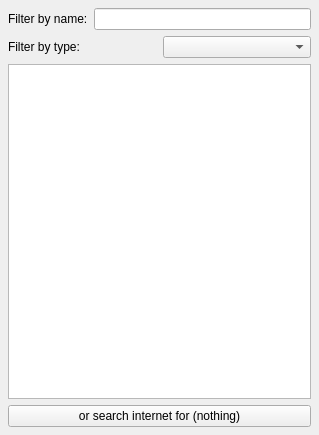
<?xml version="1.0" encoding="UTF-8"?>
<ui version="4.0">
 <class>FindDialog</class>
 <widget class="QWidget" name="FindDialog">
  <property name="geometry">
   <rect>
    <x>0</x>
    <y>0</y>
    <width>319</width>
    <height>435</height>
   </rect>
  </property>
  <layout class="QVBoxLayout">
   <property name="spacing">
    <number>6</number>
   </property>
   <property name="margin">
    <number>8</number>
   </property>
   <item>
    <layout class="QHBoxLayout">
     <property name="spacing">
      <number>6</number>
     </property>
     <property name="margin">
      <number>0</number>
     </property>
     <item>
      <widget class="QLabel" name="SearchLabel">
       <property name="text">
        <string>Filter by name:</string>
       </property>
      </widget>
     </item>
     <item>
      <widget class="QLineEdit" name="SearchBox">
       <property name="showClearButton" stdset="0">
        <bool>true</bool>
       </property>
      </widget>
     </item>
    </layout>
   </item>
   <item>
    <layout class="QHBoxLayout">
     <property name="spacing">
      <number>6</number>
     </property>
     <property name="margin">
      <number>0</number>
     </property>
     <item>
      <widget class="QLabel" name="FilterTypeLabel">
       <property name="text">
        <string>Filter by type:</string>
       </property>
      </widget>
     </item>
     <item>
      <widget class="QComboBox" name="FilterType"/>
     </item>
    </layout>
   </item>
   <item>
    <widget class="QListView" name="SearchList"/>
   </item>
   <item>
     <widget class="QPushButton" name="InternetSearchButton">
       <property name="text">
         <string>or search internet for (nothing)</string>
       </property>
     </widget>
   </item>
  </layout>
 </widget>
 <customwidgets>
  <customwidget>
   <class>QComboBox</class>
   <extends>QComboBox</extends>
   <header>QComboBox.h</header>
  </customwidget>
  <customwidget>
   <class>QLineEdit</class>
   <extends>QLineEdit</extends>
   <header>klineedit.h</header>
  </customwidget>
 </customwidgets>
 <tabstops>
  <tabstop>SearchBox</tabstop>
  <tabstop>FilterType</tabstop>
  <tabstop>SearchList</tabstop>
 </tabstops>
 <resources/>
 <connections/>
</ui>
